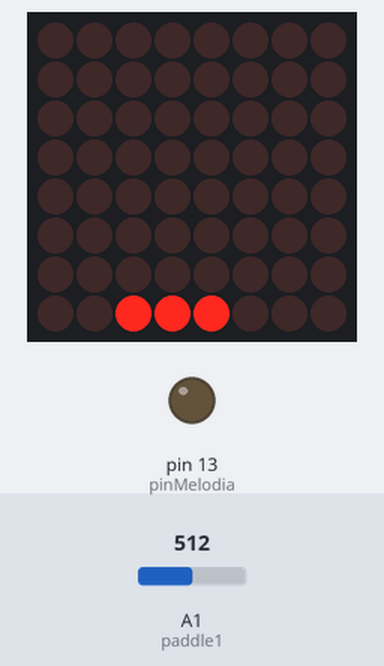
A sketch run on a simulated Arduino Uno, built with avr-gcc and run on an emulated ATmega328P. On the bench: 8×8 LED matrix, output pins drawn as LEDs (lit = HIGH). Inputs (shaded band) come from the test bench; at power-on: A1 (paddle1) = 512. Random numbers use the default seed unless the sketch sets one.

Above: at 1.2 s.
1.3 s: A1 (paddle1) set to 716
3.5 s: A1 (paddle1) set to 900
At 5.34 s:
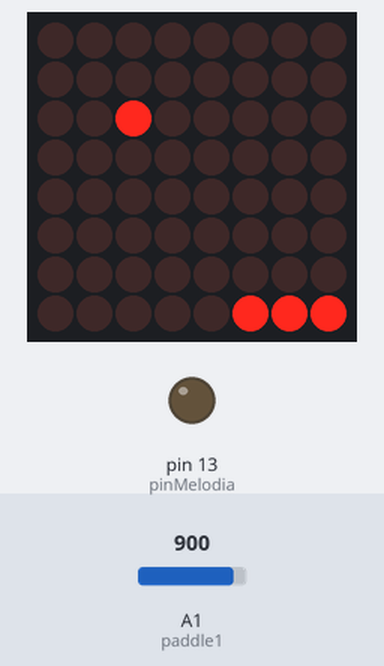
7.1 s: A1 (paddle1) set to 878
9.6 s: A1 (paddle1) set to 849
At 9.75 s:
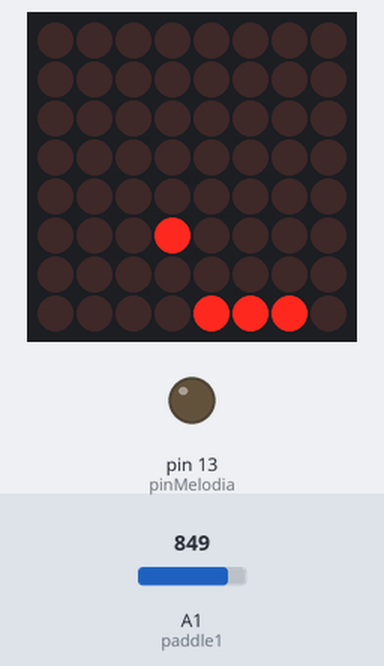
11.9 s: A1 (paddle1) set to 547
At 12.06 s:
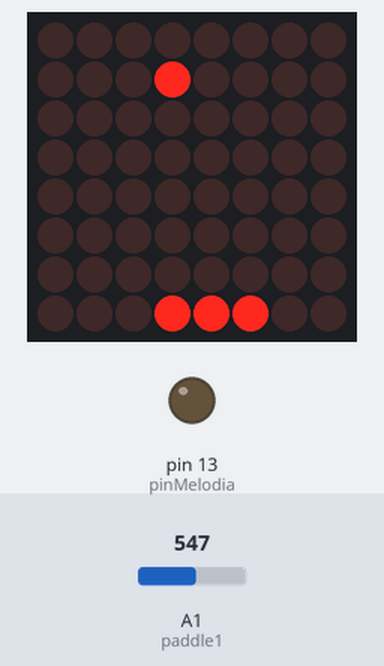
14.2 s: A1 (paddle1) set to 516
At 17.5 s:
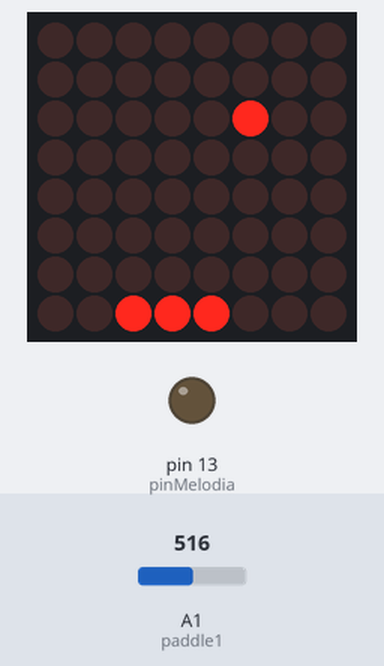

The sketch:

pong_microarduino_matriz-led_ver1.0.ino
```cpp
/*---------------------------------------------------------------------------------------------
   JOGO PONG NA MATRIZ DE LED 8x8 COM DRIVER MAX7219 E ARDUINO

   Codigo extraido do livro Arduino Basico - Autor: Michael McRoberts

   Data: 10/06/2015
  ---------------------------------------------------------------------------------------------*/

#include "LedControl.h"

#define NOTE_B0  31
#define NOTE_C1  33
#define NOTE_CS1 35
#define NOTE_D1  37
#define NOTE_DS1 39
#define NOTE_E1  41
#define NOTE_F1  44
#define NOTE_FS1 46
#define NOTE_G1  49
#define NOTE_GS1 52
#define NOTE_A1  55
#define NOTE_AS1 58
#define NOTE_B1  62
#define NOTE_C2  65
#define NOTE_CS2 69
#define NOTE_D2  73
#define NOTE_DS2 78
#define NOTE_E2  82
#define NOTE_F2  87
#define NOTE_FS2 93
#define NOTE_G2  98
#define NOTE_GS2 104
#define NOTE_A2  110
#define NOTE_AS2 117
#define NOTE_B2  123
#define NOTE_C3  131
#define NOTE_CS3 139
#define NOTE_D3  147
#define NOTE_DS3 156
#define NOTE_E3  165
#define NOTE_F3  175
#define NOTE_FS3 185
#define NOTE_G3  196
#define NOTE_GS3 208
#define NOTE_A3  220
#define NOTE_AS3 233
#define NOTE_B3  247
#define NOTE_C4  262
#define NOTE_CS4 277
#define NOTE_D4  294
#define NOTE_DS4 311
#define NOTE_E4  330
#define NOTE_F4  349
#define NOTE_FS4 370
#define NOTE_G4  392
#define NOTE_GS4 415
#define NOTE_A4  440
#define NOTE_AS4 466
#define NOTE_B4  494
#define NOTE_C5  523
#define NOTE_CS5 554
#define NOTE_D5  587
#define NOTE_DS5 622
#define NOTE_E5  659
#define NOTE_F5  698
#define NOTE_FS5 740
#define NOTE_G5  784
#define NOTE_GS5 831
#define NOTE_A5  880
#define NOTE_AS5 932
#define NOTE_B5  988
#define NOTE_C6  1047
#define NOTE_CS6 1109
#define NOTE_D6  1175
#define NOTE_DS6 1245
#define NOTE_E6  1319
#define NOTE_F6  1397
#define NOTE_FS6 1480
#define NOTE_G6  1568
#define NOTE_GS6 1661
#define NOTE_A6  1760
#define NOTE_AS6 1865
#define NOTE_B6  1976
#define NOTE_C7  2093
#define NOTE_CS7 2217
#define NOTE_D7  2349
#define NOTE_DS7 2489
#define NOTE_E7  2637
#define NOTE_F7  2794
#define NOTE_FS7 2960
#define NOTE_G7  3136
#define NOTE_GS7 3322
#define NOTE_A7  3520
#define NOTE_AS7 3729
#define NOTE_B7  3951
#define NOTE_C8  4186
#define NOTE_CS8 4435
#define NOTE_D8  4699
#define NOTE_DS8 4978

//Mario main theme melody
int melody[] = {
  NOTE_E7, NOTE_E7, 0, NOTE_E7,
  0, NOTE_C7, NOTE_E7, 0,
  NOTE_G7, 0, 0,  0,
  NOTE_G6, 0, 0, 0,

  NOTE_C7, 0, 0, NOTE_G6,
  0, 0, NOTE_E6, 0,
  0, NOTE_A6, 0, NOTE_B6,
  0, NOTE_AS6, NOTE_A6, 0,

  NOTE_G6, NOTE_E7, NOTE_G7,
  NOTE_A7, 0, NOTE_F7, NOTE_G7,
  0, NOTE_E7, 0, NOTE_C7,
  NOTE_D7, NOTE_B6, 0, 0,

  NOTE_C7, 0, 0, NOTE_G6,
  0, 0, NOTE_E6, 0,
  0, NOTE_A6, 0, NOTE_B6,
  0, NOTE_AS6, NOTE_A6, 0,

  NOTE_G6, NOTE_E7, NOTE_G7,
  NOTE_A7, 0, NOTE_F7, NOTE_G7,
  0, NOTE_E7, 0, NOTE_C7,
  NOTE_D7, NOTE_B6, 0, 0
};
//Mario main them tempo
int tempo[] = {
  12, 12, 12, 12,
  12, 12, 12, 12,
  12, 12, 12, 12,
  12, 12, 12, 12,

  12, 12, 12, 12,
  12, 12, 12, 12,
  12, 12, 12, 12,
  12, 12, 12, 12,

  9, 9, 9,
  12, 12, 12, 12,
  12, 12, 12, 12,
  12, 12, 12, 12,

  12, 12, 12, 12,
  12, 12, 12, 12,
  12, 12, 12, 12,
  12, 12, 12, 12,

  9, 9, 9,
  12, 12, 12, 12,
  12, 12, 12, 12,
  12, 12, 12, 12,
};
//Underworld melody
int underworld_melody[] = {
  NOTE_C4, NOTE_C5, NOTE_A3, NOTE_A4,
  NOTE_AS3, NOTE_AS4, 0,
  0,
  NOTE_C4, NOTE_C5, NOTE_A3, NOTE_A4,
  NOTE_AS3, NOTE_AS4, 0,
  0,
  NOTE_F3, NOTE_F4, NOTE_D3, NOTE_D4,
  NOTE_DS3, NOTE_DS4, 0,
  0,
  NOTE_F3, NOTE_F4, NOTE_D3, NOTE_D4,
  NOTE_DS3, NOTE_DS4, 0,
  0, NOTE_DS4, NOTE_CS4, NOTE_D4,
  NOTE_CS4, NOTE_DS4,
  NOTE_DS4, NOTE_GS3,
  NOTE_G3, NOTE_CS4,
  NOTE_C4, NOTE_FS4, NOTE_F4, NOTE_E3, NOTE_AS4, NOTE_A4,
  NOTE_GS4, NOTE_DS4, NOTE_B3,
  NOTE_AS3, NOTE_A3, NOTE_GS3,
  0, 0, 0
};
//Underwolrd tempo
int underworld_tempo[] = {
  12, 12, 12, 12,
  12, 12, 6,
  3,
  12, 12, 12, 12,
  12, 12, 6,
  3,
  12, 12, 12, 12,
  12, 12, 6,
  3,
  12, 12, 12, 12,
  12, 12, 6,
  6, 18, 18, 18,
  6, 6,
  6, 6,
  6, 6,
  18, 18, 18, 18, 18, 18,
  10, 10, 10,
  10, 10, 10,
  3, 3, 3
};

#define pinMelodia 13

const byte DIN      = 10;   // Conectado ao DataIn - DIn
const byte CS       = 9;   // Conectado ao LOAD - CS
const byte CLK      = 8;   // Conectado ao CLOCK - CLK
const byte DEVICES =  1;   // Somenta para MAX72XX -- DEVICES sao a quantidade de dispositivos que estao interligados


LedControl myMatrix = LedControl(DIN, CLK, CS, DEVICES ); // Controle da Matriz de led (myMatrix -> matriz de led)

int column = 1, row = random(8) + 1; // Decide em que ponto a bola deve iniciar
int directionX = 1, directionY = 1; // Certifica-se de que ela vai primeiro da esquerda para a direita
int paddle1 = 1, paddle1Val;        // Pino e valor do potenciometro
int speed = 300;                    // Velocidade da bola declarada em milisegundos
int counter = 0, mult = 10;         // Declaracao de contador e multiplicador

byte invader1a[] =
{
  B00011000,
  B00111100,
  B01111110,
  B11011011,
  B11111111,
  B00100100,
  B01011010,
  B10100101
};

// Second frame of invader #1
byte invader1b[] =
{
  B00011000,
  B00111100,
  B01111110,
  B11011011,
  B11111111,
  B00100100,
  B01011010,
  B01000010
};

void setup() {
  Serial.begin(9600);
  pinMode(pinMelodia, OUTPUT);
  myMatrix.shutdown(0, false); // O MAX72XX esta em power-saving quando ligamos - fazer uma chamada para "acordar"
  myMatrix.setIntensity(0, 2); // Ajuste de brilho alterando o valor de dois (menos brilho) para 5 (mais brilho) - 0 a 15
  myMatrix.clearDisplay(0);    // Limpa a matriz
  randomSeed(analogRead(0));
}

void sinvader1a()
{
  for (int i = 0; i < 8; i++)
  {
    myMatrix.setRow(0, i, invader1a[i]);
  }
}

void sinvader1b(void)
{
  for (int i = 0; i < 8; i++)
  {
    myMatrix.setRow(0, i, invader1b[i]);
  }
}

void loop() {

  paddle1Val = analogRead(paddle1);              // Le valor inicial do potenciometro
  paddle1Val = map(paddle1Val, 200, 1024, 1, 6); // Os valores sao mapeados entre 1 e 6

  column += directionX;     // Coordenadas de coluna
  row += directionY;        // Coordenadas de linha

  // Verificar se a bola atingiu a parede ou a raquete
  if (column == 6 && directionX == 1 && (paddle1Val == row || paddle1Val + 1 == row || paddle1Val + 2 == row))
  {
    directionX = -1; // Inverte a direcao da bola
  }

  // Se a bola atingiu as paredes topo, base ou lateral esquerda - inverte a direcao da bola
  if (column == 0 && directionX == -1 ) {
    directionX = 1;
  }
  if (row == 7 && directionY == 1 ) {
    directionY = -1;
  }
  if (row == 0 && directionY == -1 ) {
    directionY = 1;
  }

  // Se a bola estiver na coluna 7, nao atingiu a raquete e finaliza o jogo com a funcao OOPS
  if (column == 7) {
    oops();
  }

  myMatrix.clearDisplay(0); // Limpa a tela para o próximo quadro de animação

  myMatrix.setLed(0, column, row, HIGH);  // Desenha bola

  // Desenha a raquete na coluna 7
  myMatrix.setLed(0, 7, paddle1Val, HIGH);
  myMatrix.setLed(0, 7, paddle1Val + 1, HIGH);
  myMatrix.setLed(0, 7, paddle1Val + 2, HIGH);

  if (!(counter % mult)) {
    speed -= 5;
    mult * mult;
  } // Reinicia bola com menos velocidade
  delay(speed);
  counter++;
}

void oops() // Acende todos os leds
{
  sinvader1a();
  delay(200);
  sinvader1b();
  delay(200);
   sinvader1a();
  delay(200);
  sinvader1b();
  delay(200);
  delay(1000);
   sinvader1a();
  delay(200);
  sinvader1b();
  delay(200);
  sinvader1a();
  delay(200);
  sinvader1b();
  delay(200);
  sinvader1a();
  delay(200);
  sinvader1b();
  delay(200);
  sinvader1a();
  delay(200);
  sinvader1b();
  delay(200);
  /*for (int x = 0; x < 3; x++)
  {
    myMatrix.clearDisplay(0);
    delay(250);
    for (int y = 0; y < 8; y++)
    {
      myMatrix.setRow(0, y, 255);
    }
    delay(250);
  }
*/
  counter = 0; // Reinicia todos os valores
  speed = 300;
  column = 1;
  row = random(8) + 1; // Escolhe uma nova posição inicial
}
```

Measured:
- the behaviour switches between 860 and 859 on A1 (paddle1) (found by bisection; images 1 and 2)
- the behaviour switches between 530 and 529 on A1 (paddle1) (found by bisection; images 3 and 4)
